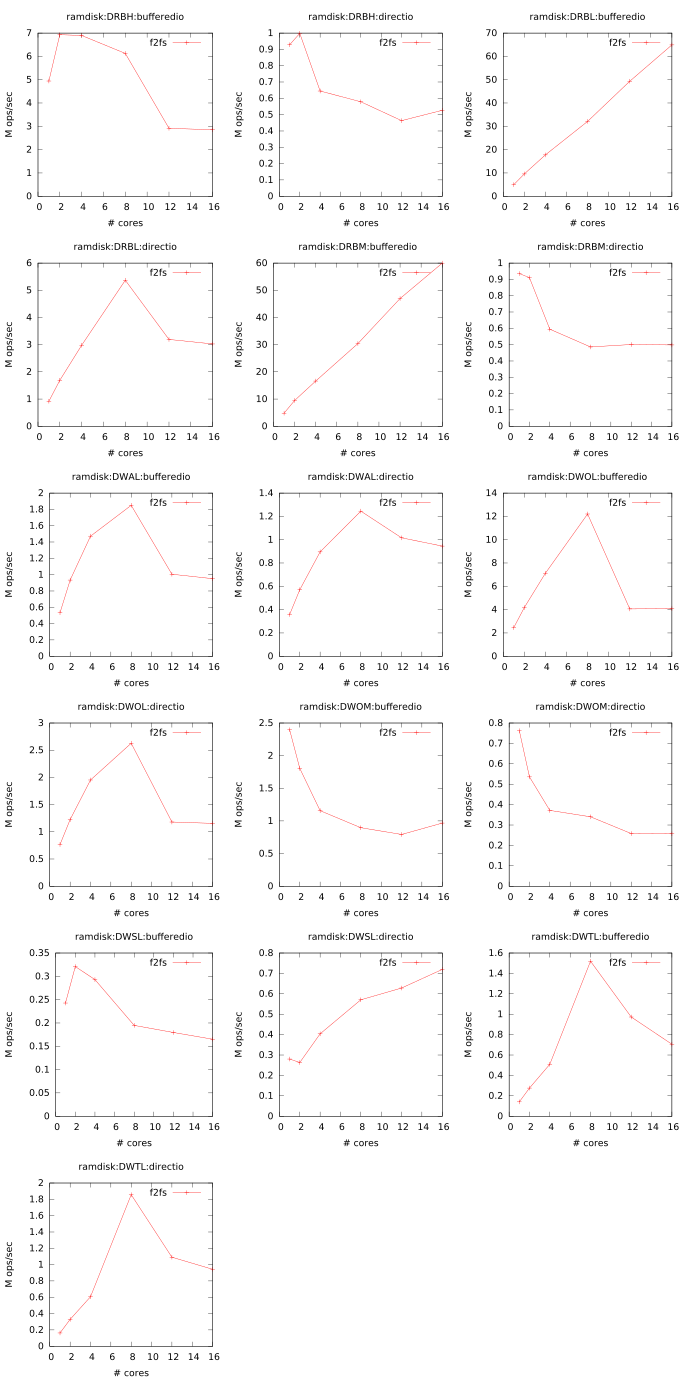

Reproduce this figure in gnuplot.
# LOG_FILE = logs/2016-12-03-09-59-12.620537/fxmark.log
# NCORES = 1,2,4,8,12,16
# FS_TYPES = f2fs
# BENCH_TYPES = DWAL,DWOL,DWOM,DWSL,DWTL,DRBH,DRBM,DRBL
# SMT_LEVEL = 2
# PHYSICAL_CHIPS = 2
# SYSTEM = Linux perf 4.9.0-rc6+ #76 SMP Wed Nov 23 12:16:58 PST 2016 x86_64 x86_64 x86_64 GNU/Linux
# NUM_TEST_CONF = 96
# MEDIA_TYPES = ssd,hdd,ramdisk,nvme,mem
# DISK_SIZE = 64G
# DIRECTIO = bufferedio,directio
# MODEL_NAME = Intel(R) Xeon(R) CPU E5-2630 v3 @ 2.40GHz
# DURATION = 2s
# CORE_SEQ = 0,1,2,3,4,5,6,7,8,9,10,11,12,13,14,15,16,17,18,19,20,21,22,23,24,25,26,27,28,29,30,31
# CORE_PER_CHIP = 8

set term pdfcairo size 6.8999999999999995in,13.799999999999999in font ',10'
set_out='set output "`if test -z $OUT; then echo sc.pdf; else echo $OUT; fi`"'
eval set_out
set multiplot layout 6,3

set title 'ramdisk:DRBH:bufferedio'
set xlabel '# cores'
set ylabel 'M ops/sec'
plot [0:][0:] 'ramdisk:f2fs:DRBH:bufferedio.dat' using 1:2 title 'f2fs' with lp ps 0.5

set title 'ramdisk:DRBH:directio'
set xlabel '# cores'
set ylabel 'M ops/sec'
plot [0:][0:] 'ramdisk:f2fs:DRBH:directio.dat' using 1:2 title 'f2fs' with lp ps 0.5

set title 'ramdisk:DRBL:bufferedio'
set xlabel '# cores'
set ylabel 'M ops/sec'
plot [0:][0:] 'ramdisk:f2fs:DRBL:bufferedio.dat' using 1:2 title 'f2fs' with lp ps 0.5

set title 'ramdisk:DRBL:directio'
set xlabel '# cores'
set ylabel 'M ops/sec'
plot [0:][0:] 'ramdisk:f2fs:DRBL:directio.dat' using 1:2 title 'f2fs' with lp ps 0.5

set title 'ramdisk:DRBM:bufferedio'
set xlabel '# cores'
set ylabel 'M ops/sec'
plot [0:][0:] 'ramdisk:f2fs:DRBM:bufferedio.dat' using 1:2 title 'f2fs' with lp ps 0.5

set title 'ramdisk:DRBM:directio'
set xlabel '# cores'
set ylabel 'M ops/sec'
plot [0:][0:] 'ramdisk:f2fs:DRBM:directio.dat' using 1:2 title 'f2fs' with lp ps 0.5

set title 'ramdisk:DWAL:bufferedio'
set xlabel '# cores'
set ylabel 'M ops/sec'
plot [0:][0:] 'ramdisk:f2fs:DWAL:bufferedio.dat' using 1:2 title 'f2fs' with lp ps 0.5

set title 'ramdisk:DWAL:directio'
set xlabel '# cores'
set ylabel 'M ops/sec'
plot [0:][0:] 'ramdisk:f2fs:DWAL:directio.dat' using 1:2 title 'f2fs' with lp ps 0.5

set title 'ramdisk:DWOL:bufferedio'
set xlabel '# cores'
set ylabel 'M ops/sec'
plot [0:][0:] 'ramdisk:f2fs:DWOL:bufferedio.dat' using 1:2 title 'f2fs' with lp ps 0.5

set title 'ramdisk:DWOL:directio'
set xlabel '# cores'
set ylabel 'M ops/sec'
plot [0:][0:] 'ramdisk:f2fs:DWOL:directio.dat' using 1:2 title 'f2fs' with lp ps 0.5

set title 'ramdisk:DWOM:bufferedio'
set xlabel '# cores'
set ylabel 'M ops/sec'
plot [0:][0:] 'ramdisk:f2fs:DWOM:bufferedio.dat' using 1:2 title 'f2fs' with lp ps 0.5

set title 'ramdisk:DWOM:directio'
set xlabel '# cores'
set ylabel 'M ops/sec'
plot [0:][0:] 'ramdisk:f2fs:DWOM:directio.dat' using 1:2 title 'f2fs' with lp ps 0.5

set title 'ramdisk:DWSL:bufferedio'
set xlabel '# cores'
set ylabel 'M ops/sec'
plot [0:][0:] 'ramdisk:f2fs:DWSL:bufferedio.dat' using 1:2 title 'f2fs' with lp ps 0.5

set title 'ramdisk:DWSL:directio'
set xlabel '# cores'
set ylabel 'M ops/sec'
plot [0:][0:] 'ramdisk:f2fs:DWSL:directio.dat' using 1:2 title 'f2fs' with lp ps 0.5

set title 'ramdisk:DWTL:bufferedio'
set xlabel '# cores'
set ylabel 'M ops/sec'
plot [0:][0:] 'ramdisk:f2fs:DWTL:bufferedio.dat' using 1:2 title 'f2fs' with lp ps 0.5

set title 'ramdisk:DWTL:directio'
set xlabel '# cores'
set ylabel 'M ops/sec'
plot [0:][0:] 'ramdisk:f2fs:DWTL:directio.dat' using 1:2 title 'f2fs' with lp ps 0.5

unset multiplot
set output
